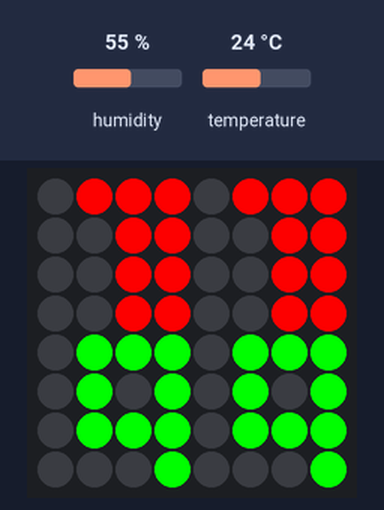
Recording of a program running on a simulated Raspberry Pi (BCM pin numbers) with a Sense HAT. Parts: the Sense HAT's 8×8 RGB LED matrix. Inputs (shaded band) come from the test bench; at power-on: humidity 55 %, temperature 24 °C.

Above: at 1.2 s.
1.3 s: humidity set to 22 %
At 3.2 s:
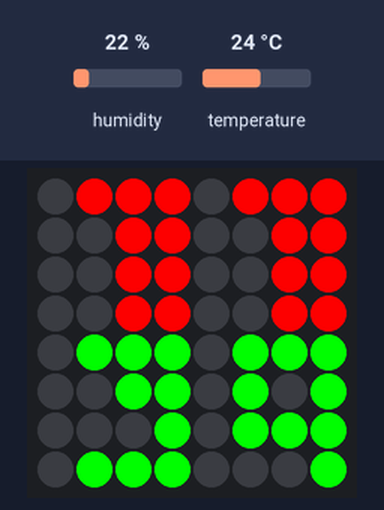
3.5 s: temperature set to 12 °C
At 5.2 s:
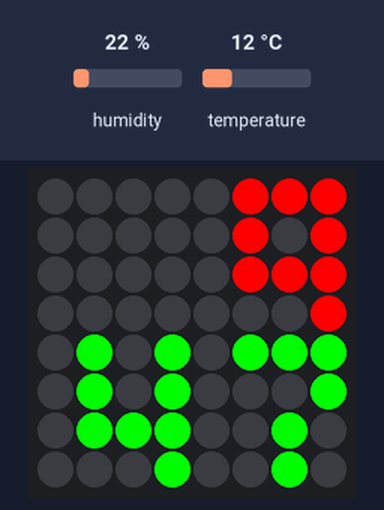
5.5 s: humidity set to 40 %
At 7.2 s:
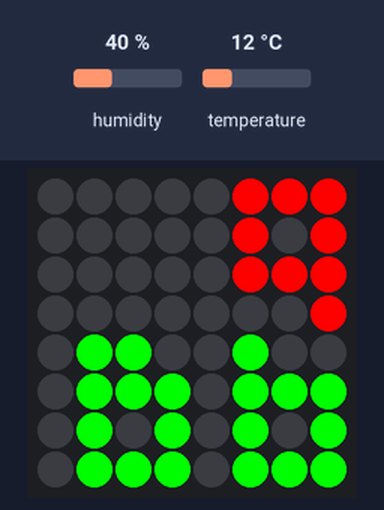
7.5 s: temperature set to 19 °C
At 9.3 s:
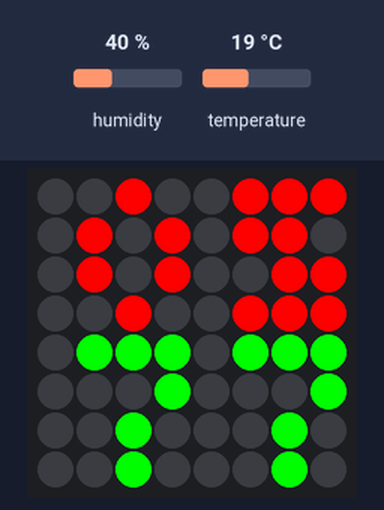
Timing chart, 0 to 10.5 s (numbered marks = the images above; inputs shaded):
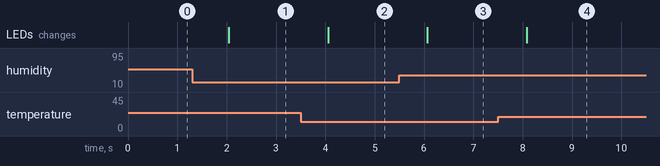

The program:

thermometer.py
```python
# 4 x 4 numbers
from sense_hat import SenseHat
import time
import subprocess
import re

s = SenseHat()

def digit_b(color):
  X = color
  O = [0, 0, 0]
  return [
    O,O,O,O,
    O,O,O,O,
    O,O,O,O,
    O,O,O,O
  ]

def digit_1(color):
  X = color
  O = [0, 0, 0]
  return [
    O,X,X,X,
    O,O,X,X,
    O,O,X,X,
    O,O,X,X
  ]

def digit_2(color):
  X = color
  O = [0, 0, 0]
  return [
    O,X,X,X,
    O,O,X,X,
    O,X,X,O,
    O,X,X,X
  ]

def digit_3(color):
  X = color
  O = [0, 0, 0]
  return [
    O,X,X,X,
    O,O,X,X,
    O,O,O,X,
    O,X,X,X
  ]

def digit_4(color):
  X = color
  O = [0, 0, 0]
  return [
    O,X,O,X,
    O,X,O,X,
    O,X,X,X,
    O,O,O,X
  ]

def digit_5(color):
  X = color
  O = [0, 0, 0]
  return [
    O,X,X,X,
    O,X,X,O,
    O,O,X,X,
    O,X,X,X
  ]

def digit_6(color):
  X = color
  O = [0, 0, 0]
  return [
    O,X,O,O,
    O,X,X,X,
    O,X,O,X,
    O,X,X,X
  ]

def digit_7(color):
  X = color
  O = [0, 0, 0,]
  return [
    O,X,X,X,
    O,O,O,X,
    O,O,X,O,
    O,O,X,O
  ]

def digit_8(color):
  X = color
  O = [0, 0, 0,]
  return [
    O,X,X,O,
    O,X,X,X,
    O,X,O,X,
    O,X,X,X
  ]

def digit_9(color):
  X = color
  O = [0, 0, 0,]
  return [
    O,X,X,X,
    O,X,O,X,
    O,X,X,X,
    O,O,O,X
  ]

def digit_0(color):
  X = color
  O = [0, 0, 0,]
  return [
    O,O,X,O,
    O,X,O,X,
    O,X,O,X,
    O,O,X,O
  ]

def get_digit_map(digit, color):
  if digit == 0:
    return digit_0(color)
  elif digit == 1:
    return digit_1(color)
  elif digit == 2:
    return digit_2(color)
  elif digit == 3:
    return digit_3(color)
  elif digit == 4:
    return digit_4(color)
  elif digit == 5:
    return digit_5(color)
  elif digit == 6:
    return digit_6(color)
  elif digit == 7:
    return digit_7(color)
  elif digit == 8:
    return digit_8(color)
  elif digit == 9:
    return digit_9(color)
  else:
    return digit_b(color)

# compose an image of 2 upper digits and 2 lower digits
def compose_image(U1, U2, L1, L2):
  image = []
  image[0:7] = U1[0:4] + U2[0:4]
  image[8:15] = U1[4:8] + U2[4:8]
  image[16:23] = U1[8:12] + U2[8:12]
  image[24:31] = U1[12:16] + U2[12:16]

  image[32:39] = L1[0:4] + L2[0:4]
  image[40:47] = L1[4:8] + L2[4:8]
  image[48:55] = L1[8:12] + L2[8:12]
  image[56:63] = L1[12:16] + L2[12:16]
  return image

def display_thermostat(temp, humidity):
  upper_color = [255, 0, 0]
  lower_color = [0, 255, 0]

  U1 = get_digit_map(temp // 10, upper_color)
  U2 = get_digit_map(temp % 10, upper_color)
  L1 = get_digit_map(humidity // 10, lower_color)
  L2 = get_digit_map(humidity % 10, lower_color)
  s.set_pixels(compose_image(U1, U2, L1, L2))

# based on discussion from https://www.raspberrypi.org/forums/viewtopic.php?f=104&t=111457
def get_amb_temp():
  avg_sensor_temp = (s.get_temperature_from_humidity() + s.get_temperature_from_pressure()) / 2
  # cpu_temp_output = subprocess.check_output('vcgencmd measure_temp', shell=True)
  # TODO: need exception handling here if the call fails
  # cpu_temp = float(re.search('temp=(\d+\.\d+)\'C\\n', cpu_temp_output).group(1))
  # amb_temp = avg_sensor_temp - ((cpu_temp - avg_sensor_temp) / 2 )
  amb_temp = 0.0071*avg_sensor_temp*avg_sensor_temp + 0.86*avg_sensor_temp - 10.0 - 3
  return amb_temp

def get_amb_humidity():
  sensor_humidity = s.get_humidity()
  sensor_temp = s.get_temperature_from_humidity()
  amb_humidity = sensor_humidity * (2.5 - (0.029 * sensor_temp))
  return amb_humidity

# show two lines of 2 digit 4x4 numbers
def thermometer():
  while True:
    temp = int(get_amb_temp())
    humidity = int(get_amb_humidity())

    display_thermostat(temp, humidity)
    time.sleep(1)

thermometer()
```

Measured:
- after the input at 1.3 s, the LEDs: change after 0.74 s (image 1)
- after the input at 3.5 s, the LEDs: change after 0.55 s (image 2)
- after the input at 5.5 s, the LEDs: change after 0.57 s (image 3)
- after the input at 7.5 s, the LEDs: change after 0.58 s (image 4)
